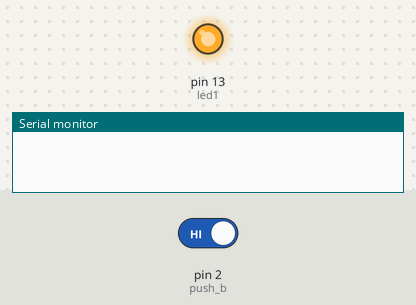
Bench run of a sketch on a simulated Arduino Uno, built with avr-gcc and run on an emulated ATmega328P. Parts: output pins drawn as LEDs (lit = HIGH), the last lines printed to the serial monitor. Inputs (shaded band) come from the test bench; at power-on: pin 2 (push_b) HIGH.

Above: at 12.8 s.
12.9 s: pin 2 (push_b) driven LOW
At 19.2 s:
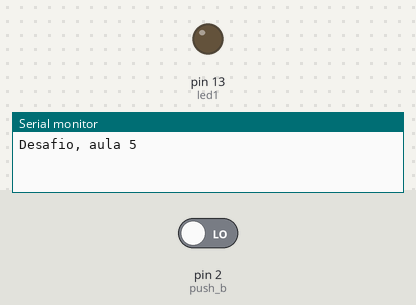
Timing chart, 0 to 27.5 s (numbered marks = the images above; inputs shaded):
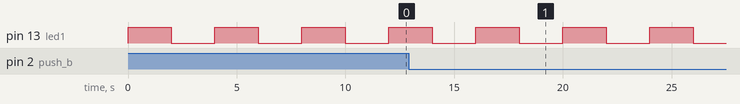

The sketch:

Desafio-Round-Robin.ino
```cpp
int led1 = 13;
int push_b = 2;

void serial_write(){
  if(digitalRead(push_b) == LOW){
    Serial.println("Desafio, aula 5");
  }
}

void blink_led(){
  digitalWrite(led1, HIGH);
  delay(2000);
  digitalWrite(led1, LOW);
  delay(2000);
}

void setup() {
  Serial.begin(9600);
  pinMode(push_b, INPUT);
  pinMode(led1, OUTPUT);
}

void loop() {
  blink_led();
  serial_write();
}
```

Measured:
- by itself, pin 13 (led1): alternates HIGH for 2.0 s and LOW for 2.0 s
